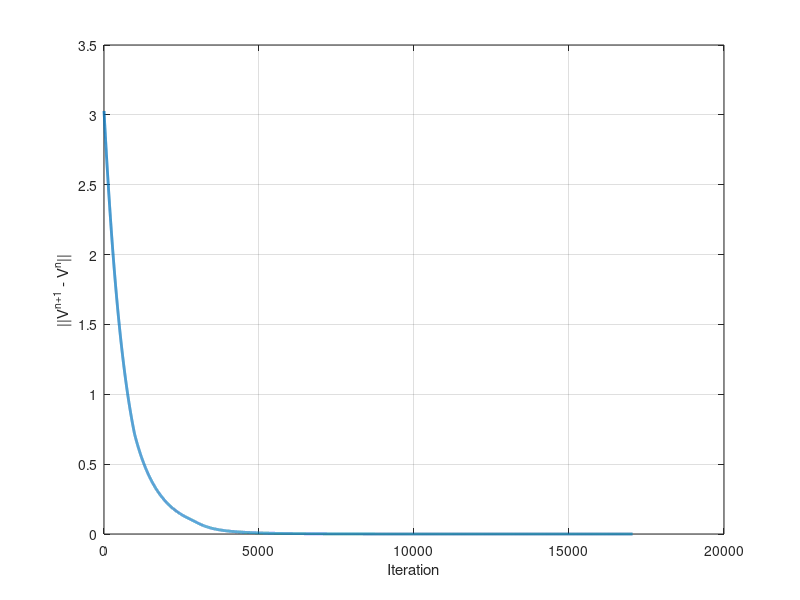
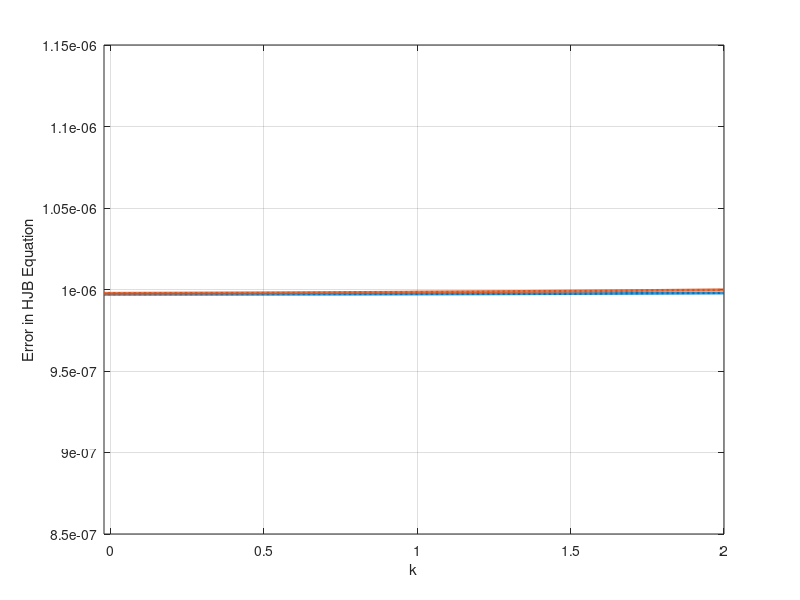
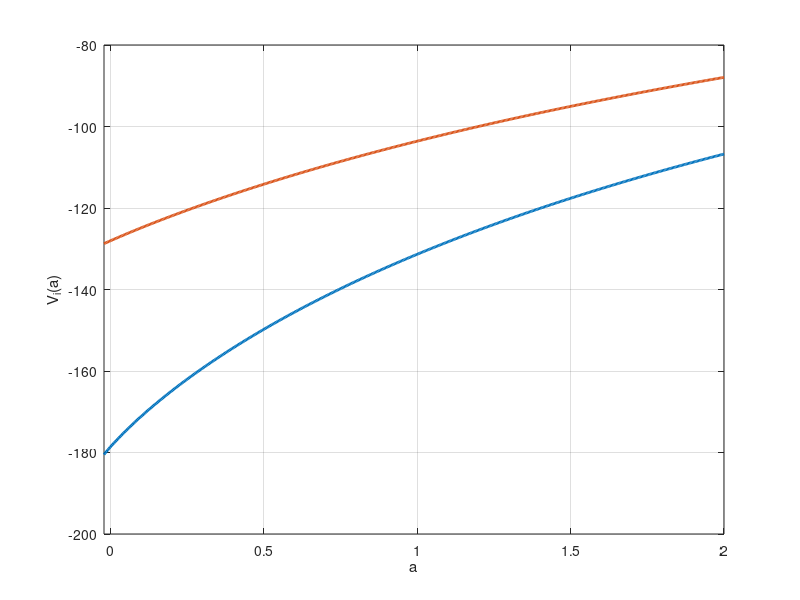
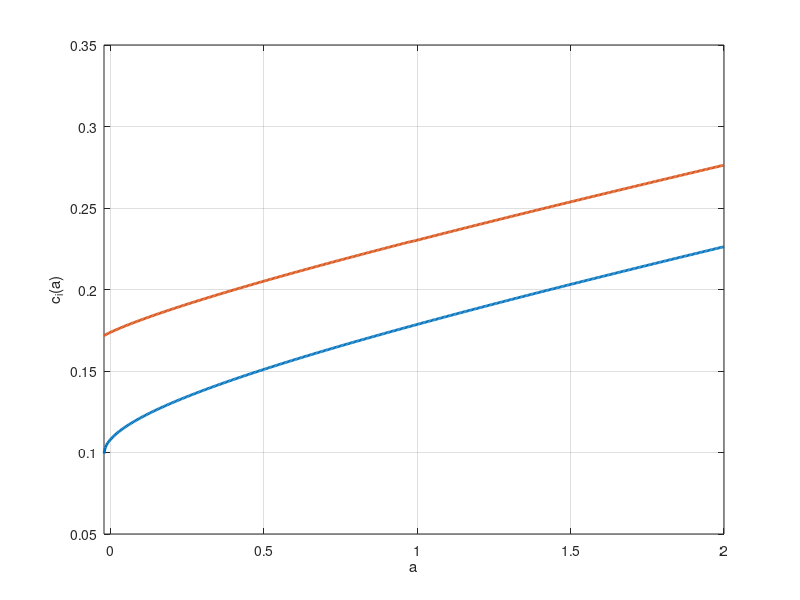

Recreate these plots in MATLAB, in order.
clear all; clc;

tic;

s = 2; %CRRA utility with parameter s       u=x^(1-s)/1-s
r = 0.03; %interest rate
rho = 0.05; %discount rate
z1 = .1;
z2 = .2;
z = [z1,z2];
la1 = 0.02; %lambda_1
la2 = 0.03; %lambda_2
la = [la1,la2];


I=500;
amin = -0.02; %borrowing constraint
amax = 2;
a = linspace(amin,amax,I)';
da = (amax-amin)/(I-1);

aa = [a,a];
zz = ones(I,1)*z;

maxit= 20000;
crit = 10^(-6);

dVf = zeros(I,2);
dVb = zeros(I,2);
c = zeros(I,2);

%INITIAL GUESS
v0(:,1) = (z(1) + r.*a).^(1-s)/(1-s)/rho;
v0(:,2) = (z(2) + r.*a).^(1-s)/(1-s)/rho;
v = v0;

for n=1:maxit
    V = v;
    % forward difference   
    % page 2 equation 8  forward difference or back difference with a
    
    dVf(1:I-1,:) = (V(2:I,:)-V(1:I-1,:))/da;
    dVf(I,:) = 0; %will never be used
    % backward difference
    dVb(2:I,:) = (V(2:I,:)-V(1:I-1,:))/da;
    dVb(1,:) = (z + r.*amin).^(-s); %state constraint boundary condition    公式（7）
    
    I_concave = dVb > dVf; %indicator whether value function is concave (problems arise if this is not the case)
    
    %consumption and savings with forward difference     u=x^(1-s)/1-s  => (u')的反函数: x^(-1/s)     
    cf = dVf.^(-1/s);
    muf = zz + r.*aa - cf;
    %consumption and savings with backward difference
    cb = dVb.^(-1/s);
    mub = zz + r.*aa - cb;
    %consumption and derivative of value function at steady state
    c0 = zz + r.*aa;
    dV0 = c0.^(-s);
    
    % dV_upwind makes a choice of forward or backward differences based on
    % the sign of the drift    
    If = muf > 0; %positive drift --> forward difference
    Ib = mub < 0; %negative drift --> backward difference
    I0 = (1-If-Ib); %at steady state
    %make sure backward difference is used at amax
    Ib(I,:) = 1; If(I,:) = 0;
    %STATE CONSTRAINT at amin: USE BOUNDARY CONDITION UNLESS muf > 0:
    %already taken care of automatically
    
    dV_Upwind = dVf.*If + dVb.*Ib + dV0.*I0; %important to include third term      equation (11)
    
    c = dV_Upwind.^(-1/s);                       % page 4 summmary of algorithm step 2
    V_switch = [V(:,2),V(:,1)];
    Vchange = c.^(1-s)/(1-s) + dV_Upwind.*(zz + r.*aa - c) + ones(I,1)*la.*(V_switch - V) - rho.*V;   % equation (10) Vchange means the difference between vn+1 and vn with delta
       
    %% This is the update
    % the following CFL condition seems to work well in practice
    Delta = .9*da/max(z2 + r.*a);
    v = v + Delta*Vchange;
    
    dist(n) = max(max(abs(Vchange)));
    if dist(n)<crit
        disp('Value Function Converged, Iteration = ')
        disp(n)
        break
    end
end
toc;

% Graphs
figure(1)
set(gca,'FontSize',14)
plot(dist,'LineWidth',2)
grid
xlabel('Iteration')
ylabel('||V^{n+1} - V^n||')

Verr = c.^(1-s)/(1-s) + dV_Upwind.*(zz + r.*aa - c) + ones(I,1)*la.*(V_switch - V) - rho.*V;

figure(2)
set(gca,'FontSize',14)
plot(a,Verr,'LineWidth',2)
grid
xlabel('k')
ylabel('Error in HJB Equation')
xlim([amin amax])

adot = zz + r.*aa - c;

figure(3)
set(gca,'FontSize',12)
plot(a,V,'LineWidth',2)
grid
xlabel('a')
ylabel('V_i(a)')
xlim([amin amax])

figure(4)
set(gca,'FontSize',14)
plot(a,c,'LineWidth',2)
grid
xlabel('a')
ylabel('c_i(a)')
xlim([amin amax])

% set(gca,'FontSize',14)
% plot(a,adot,a,zeros(1,I),'--','LineWidth',2)
% grid
% xlabel('a')
% ylabel('s_i(a)')
% xlim([amin amax])

%Approximation at borrowing constraint
u1 = (z1+r*amin)^(-s); u2 = c(1,2)^(-s); u11 = -s*(z1+r*amin)^(-s-1);
nu = sqrt(-2*((rho-r)*u1 + la1*(u1 - u2))/u11);
s_approx = -nu*(a-amin).^(1/2);

figure(5)
set(gca,'FontSize',14)
h1 = plot(a,adot,a,s_approx,'-.',a,zeros(1,I),'--','LineWidth',2)
legend(h1,'s_1(a)','s_2(a)','Approximate s_1(a)','Location','SouthWest')
grid
xlabel('a')
ylabel('s_i(a)')
xlim([amin amax])
%print -depsc HJB_stateconstraint.eps